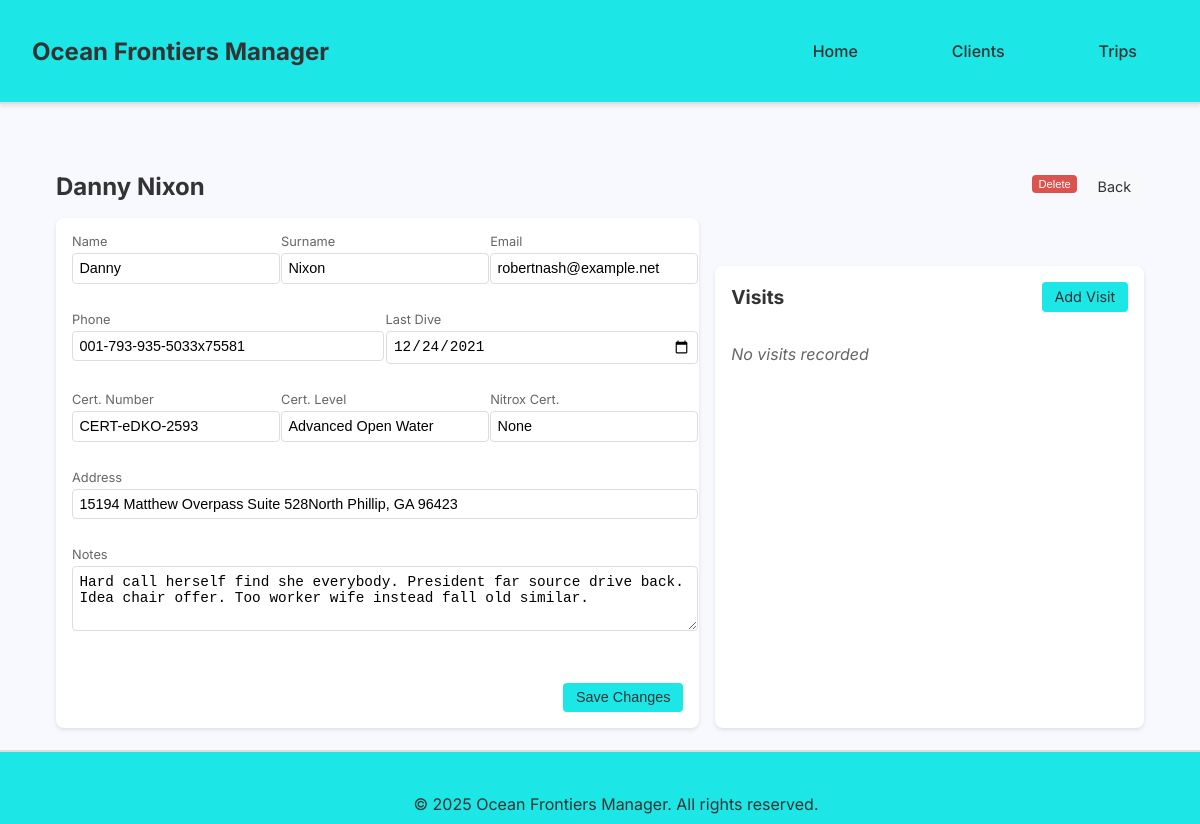
Screenshot of /client_details/2 with the database file from the repository.
### app/models/models.py (models this page shows, shortened)
class Client(db.Model):
    id = db.Column(db.Integer, primary_key=True)
    name = db.Column(db.String(100), nullable=False)
    surname = db.Column(db.String(100), nullable=False)
    email = db.Column(db.String(120))
    phone = db.Column(db.String(20))
    address = db.Column(db.String(200))
    notes = db.Column(db.Text)
    last_dive_day = db.Column(db.Date)
    certification_number = db.Column(db.String(50))
    certification_level = db.Column(db.String(50))
    nitrox_certification_number = db.Column(db.String(50))
    visits = db.relationship('Visit', secondary=client_visits_association)
    trips = db.relationship('Trip', secondary=clients_trips_association, back_populates='clients')

### app/routes/client_routes.py (the view)
@clients.route("/client_details/<int:client_id>")
def client_details(client_id):
    client = Client.query.get_or_404(client_id)
    visits_data = get_client_visits(client)
    return render_template('client_details.html', client=client, visits_data=visits_data)

### app/services/client_service.py (called while the page is built, shortened)
def get_client_visits(client):
    related_visits = client.visits
    visits_data = []
    return visits_data

### app/templates/client_details.html (shortened to what this page needs)
{% extends 'base.html' %}
{% block content %}
<section class="client-details-container">
    <div class="client-header">
        <h2>{{ client.name }} {{ client.surname }}</h2>
        <div class="header-actions">
            <form method="POST" action="{{ url_for('clients.delete_client', client_id=client.id) }}" class="delete-client-form">
                <button type="submit" class="delete-button" onclick="return confirm('Are you sure you want to delete this client?')">Delete</button>
            </form>
            <a href="{{ url_for('clients.client_list') }}" class="back-button">Back</a>
        </div>
    </div>
    <div class="content-grid">
        <div class="client-info-section">
            <form method="POST" action="{{ url_for('clients.edit_client', client_id=client.id) }}" class="client-edit-form">
                <div class="form-row">
                    <div class="form-group">
                        <label>Name</label>
                        <input type="text" name="name" value="{{ client.name }}" required>
                    </div>
                    <div class="form-group">
                        <label>Surname</label>
                        <input type="text" name="surname" value="{{ client.surname }}" required>
                    </div>
                    <div class="form-group">
                        <label>Email</label>
                        <input type="email" name="email" value="{{ client.email }}">
                    </div>
                </div>
                <div class="form-row">
                    <div class="form-group">
                        <label>Phone</label>
                        <input type="text" name="phone" value="{{ client.phone }}">
                    </div>
                    <div class="form-group">
                        <label>Last Dive</label>
                        <input type="date" name="last_dive_day" value="{{ client.last_dive_day.strftime('%Y-%m-%d') if client.last_dive_day else '' }}">
                    </div>
                </div>
                <div class="form-row">
                    <div class="form-group">
                        <label>Cert. Number</label>
                        <input type="text" name="certification_number" value="{{ client.certification_number }}">
                    </div>
                    <div class="form-group">
                        <label>Cert. Level</label>
                        <input type="text" name="certification_level" value="{{ client.certification_level }}">
                    </div>
                    <div class="form-group">
                        <label>Nitrox Cert.</label>
                        <input type="text" name="nitrox_certification_number" value="{{ client.nitrox_certification_number }}">
                    </div>
                </div>
                <div class="form-row">
                    <div class="form-group full-width">
                        <label>Address</label>
                        <input type="text" name="address" value="{{ client.address }}">
                    </div>
                </div>
                <div class="form-row">
                    <div class="form-group full-width">
                        <label>Notes</label>
                        <textarea name="notes" rows="2">{{ client.notes }}</textarea>
                    </div>
                </div>
                <div class="form-actions">
                    <button type="submit" class="save-button">Save Changes</button>
                </div>
            </form>
        </div>
        <div class="visits-section">
            <div class="visits-header">
                <h3>Visits</h3>
                <a href="{{ url_for('visits.edit_visit', client_id=client.id) }}" class="add-visit-button">Add Visit</a>
            </div>
            <div class="visits-list">
                {% if visits_data %}
                    {% for visit_item in visits_data %}
                        {% set visit = visit_item.visit %}
                        {% set leader = visit_item.leader_client %}
                        <div class="visit-item">
                            <div class="visit-item-header">
                                <span>{{ visit.start_date.strftime('%Y-%m-%d') }} - {{ visit.end_date.strftime('%Y-%m-%d') }}</span>
                                <a href="{{ url_for('visits.edit_visit', visit_id=visit.id, client_id=client.id) }}" class="edit-link">Edit</a>
                            </div>
                            <div class="visit-item-details">
                                <span>{{ visit.place_of_stay }}</span>
                                <span>Leader: {{ leader.name if leader else 'Unknown' }}</span>
                            </div>
                        </div>
                    {% endfor %}
                {% else %}
                    <p class="no-visits">No visits recorded</p>
                {% endif %}
            </div>
        </div>
    </div>
</section>
{% endblock %}

### app/static/style.css (style rules this page uses)
:root { --light-turquoise: #1de6e6; --almost-white: #F8F8FF; --border-color: #ddd; --text-color: #333; --danger-color: #d9534f; --danger-hover: #c93a35; --link-color: #007bff; --shadow-light: 0 2px 4px rgba(0,0,0,0.1); --border-radius: 8px; --padding-standard: 20px; --primary-font: 'Inter', sans-serif; --header-height: 70px; }
body { font-family: sans-serif; margin: 0; padding: 0; background-color: var(--almost-white); color: var(--text-color); }
body { font-family: var(--primary-font); min-height: 100vh; display: flex; flex-direction: column; }
.form-group { margin-bottom: 1rem; }
.client-details-container { max-width: 1200px; margin: 0 auto; padding: 2rem; }
.client-header { display: flex; justify-content: space-between; align-items: center; margin-bottom: 2rem; }
.client-header h2 { font-size: 1.8rem; color: var(--text-color); }
.delete-button { padding: 0.6rem 1.2rem; background-color: var(--danger-color); color: white; border: none; border-radius: var(--border-radius); cursor: pointer; transition: background-color 0.2s ease; }
.form-group.full-width { grid-column: 1 / -1; }
.form-group label { display: block; margin-bottom: 0.5rem; color: #666; font-size: 0.9rem; }
.form-group input, .form-group textarea { width: 100%; padding: 0.8rem; border: 1px solid var(--border-color); border-radius: var(--border-radius); font-size: 1rem; transition: border-color 0.2s ease; }
.form-actions { margin-top: 2rem; text-align: right; }
.save-button { padding: 0.8rem 2rem; background-color: var(--light-turquoise); border: none; border-radius: var(--border-radius); color: var(--text-color); font-weight: 500; cursor: pointer; transition: background-color 0.2s ease; }
.visits-section { margin-top: 3rem; }
.visits-header { display: flex; justify-content: space-between; align-items: center; margin-bottom: 1.5rem; }
.visits-header h3 { font-size: 1.4rem; color: var(--text-color); }
.add-visit-button { padding: 0.6rem 1.2rem; background-color: var(--light-turquoise); color: var(--text-color); text-decoration: none; border-radius: var(--border-radius); transition: background-color 0.2s ease; }
.no-clients, .no-leader, .no-visits { color: #666; font-style: italic; }
.back-button { padding: 0.8rem 1.5rem; background-color: #f8f9fa; color: var(--text-color); text-decoration: none; border-radius: var(--border-radius); transition: background-color 0.2s ease; }
.client-details-container { max-width: 1200px; margin: 0 auto; padding: 1rem; }
.client-header { display: flex; justify-content: space-between; align-items: center; margin-bottom: 1rem; }
.client-header h2 { font-size: 1.5rem; margin: 0; }
.header-actions { display: flex; gap: 0.5rem; }
.content-grid { display: grid; grid-template-columns: 3fr 2fr; gap: 1rem; margin-top: 1rem; }
.client-info-section { background: white; padding: 1rem; border-radius: var(--border-radius); box-shadow: var(--shadow-light); }
.form-row { display: flex; gap: 1rem; margin-bottom: 0.75rem; }
.form-group { flex: 1; }
.form-group.full-width { flex: 1 1 100%; }
.form-group label { display: block; font-size: 0.8rem; color: #666; margin-bottom: 0.25rem; }
.form-group input, .form-group textarea { width: 100%; padding: 0.4rem; border: 1px solid var(--border-color); border-radius: 4px; font-size: 0.9rem; }
.form-group textarea { resize: vertical; min-height: 50px; }
.visits-section { background: white; padding: 1rem; border-radius: var(--border-radius); box-shadow: var(--shadow-light); }
.visits-header { display: flex; justify-content: space-between; align-items: center; margin-bottom: 1rem; }
.visits-header h3 { font-size: 1.2rem; margin: 0; }
.visits-list { max-height: 400px; overflow-y: auto; }
.delete-button, .back-button, .save-button, .add-visit-button { padding: 0.4rem 0.8rem; border-radius: 4px; font-size: 0.9rem; border: none; cursor: pointer; }
.delete-button { background-color: var(--danger-color); color: white; }
.back-button { background-color: #f8f9fa; color: var(--text-color); text-decoration: none; }
.save-button { background-color: var(--light-turquoise); color: var(--text-color); }
.add-visit-button { background-color: var(--light-turquoise); color: var(--text-color); text-decoration: none; font-size: 0.9rem; }
.header-actions button { padding: 3px 6px; font-size: 0.7rem; }

### rows the page displays
Client: name "Danny", surname "Nixon", email "robertnash@example.net", phone "001-793-935-5033x75581", last_dive_day "12/24/2021", certification_number "CERT-eDKO-2593", certification_level "Advanced Open Water", nitrox_certification_number "None", address "15194 Matthew Overpass Suite 528North Phillip, GA 96423", notes "Hard call herself find she everybody. President far source drive back. Idea chair offer. Too worker wife instead fall old similar."
